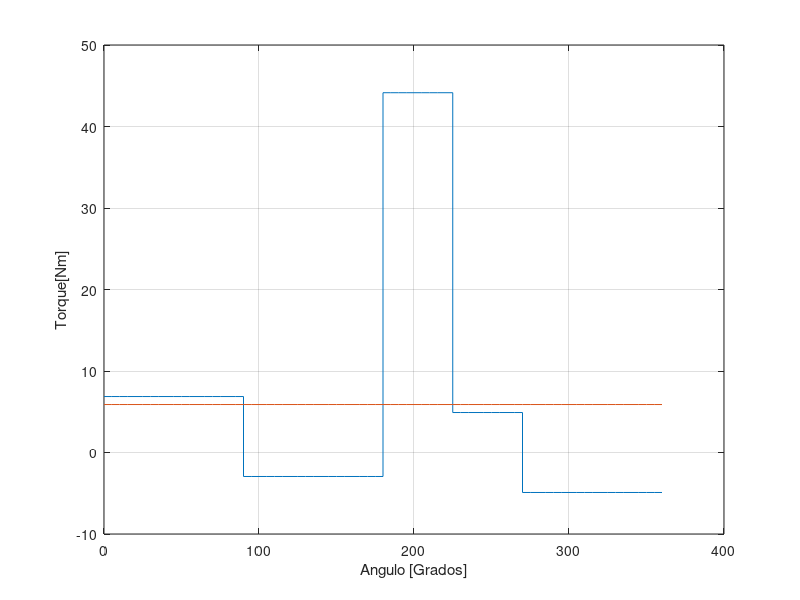
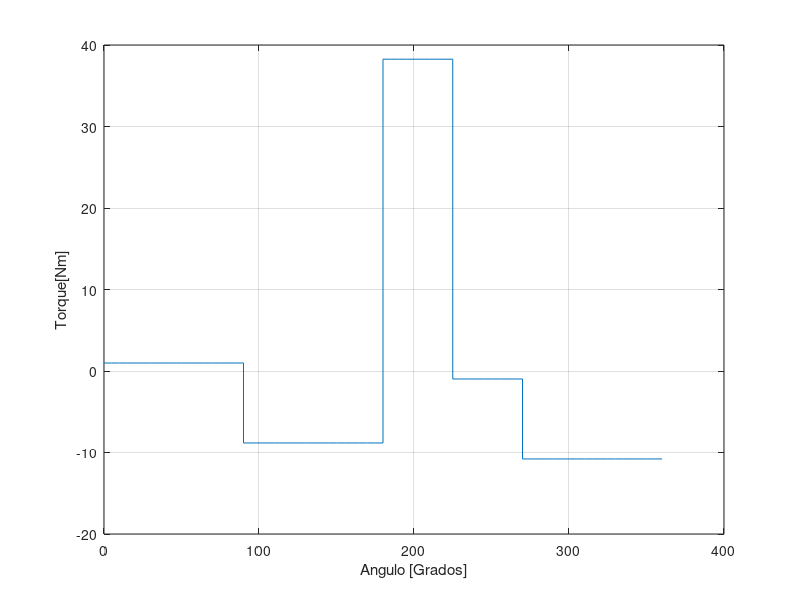

The MATLAB source for these figures, in order:
theta1=0:5:90;
Ttot1=ones(size(theta1))*70;
theta2=90:5:180;Ttot2=ones(size(theta2))*-30;
theta3=180:5:225;Ttot3=ones(size(theta3))*450;
theta4=225:5:270;Ttot4=ones(size(theta4))*50;
theta5=270:5:360;Ttot5=ones(size(theta5))*-50;

theta=[theta1,theta2,theta3,theta4,theta5];
Ttot=[Ttot1,Ttot2,Ttot3,Ttot4,Ttot5];
Ttot=Ttot*0.0981;

plot(theta,Ttot)
ylim([-10,50])
grid on
xlabel('Angulo [Grados]')
ylabel('Torque[Nm]')
hold on

promedio= (70*90+-30*90+450*45+50*45-50*90)/360;
disp('El promedio en kg-cm es')

disp(promedio)

disp(' El promedio en Nm es')
promedio=promedio*0.0981;
disp(promedio)
Tprom=ones(size(theta))*promedio;
plot(theta,Tprom)
hold off

%%
figure()
Tnor=Ttot-Tprom;
plot(theta,Tnor);
grid on 
xlabel('Angulo [Grados]')
ylabel('Torque[Nm]')

